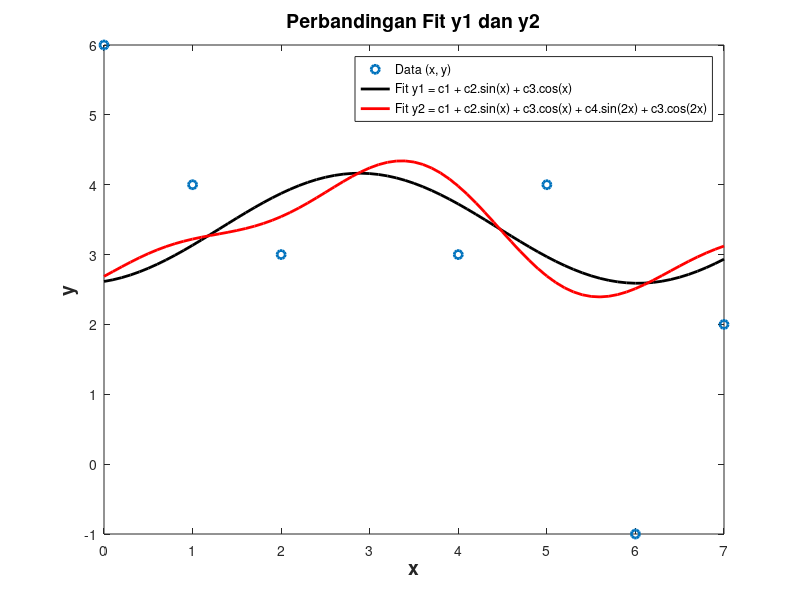

Write MATLAB code to recreate this figure.
% DOING LEAST SQUARES IN MATLAB

clear all; close all; clc;

% Diketahui 8 data points
% (0,6), (1,4), (2,3), (3,5), (4,3), (5,4), (6,-1), (7,2)

x = 0:7;    % memasukkan nilai x dari 8 data points
y = [6 4 3 5 3 4 -1 2]; % memasukkan nilai y dari 8 data points

% Data tersebut di atas akan dilakukan fitting terhadap fungsi
% y = c1 + c2*sin(x) + c3*cos(x)

A1 = [ones(8,1), sin(x'), cos(x')];
A2 = [ones(8,1), sin(x'), cos(x'), sin(2*x'), cos(2*x')];
b = y';

% A*c = b dimana c adalah c1, c2, dan c3
% Untuk mendapatkan nilai c, pertama dicari dekomposisi-QR dengan
% menggunakan fungsi qr di Matlab. Kemudian akan diperoleh Q*R*c = b 
% Q adalah matriks ortogonal dan R adalah matriks segitiga atas (upper
% triangular)


[Q1, R1] = qr(A1);
[Q2, R2] = qr(A2);
b1 = Q1'*b;
b2 = Q2'*b;

% Fungsi diatas mengubah persamaan sebelumnya menjadi:
% Q*R*c = b --> R*c = Q'*b

% Menghilangkan solusi pada 5 baris terbawah, karena tidak memenuhi
% persamaan

[row1, col1] = size(R1);   % mencari baris terakhir dari R1 yang memimiliki
for i1 = 1:row1           % nilai nol
    temp_R1 = R1(i1,col1);
    if temp_R1 == 0
        break;
    end
end

[row2, col2] = size(R2);   % mencari baris terakhir dari R yang memimiliki
for i2 = 1:row2           % nilai nol
    temp_R2 = R2(i2,col2);
    if temp_R2 == 0
        break;
    end
end

R1_1 = R1(1:(i1 - 1),:);
b1_1 = b1(1:(i1 - 1));
coef1 = R1_1\b1_1;  % vektor coef berisi nilai koefisien c1, c2 dan c3

R2_1 = R2(1:(i2 - 1),:);
b2_1 = b2(1:(i2 - 1));     % vektor coef berisi nilai koefisien c1, c2, c3, c4
coef2 = R2_1\b2_1;  % dan c5
 

% selanjutnya plot data bersama dengan solusi estimasinya

xx = 0:.1:7;
yy1 = coef1(1) + coef1(2)*sin(xx) + coef1(3)*cos(xx);
yy2 = coef2(1) + coef2(2)*sin(xx) + coef2(3)*cos(xx) ...
    + coef2(4)*sin(2*xx) + coef2(5)*cos(2*xx);

plot_fit = plot(x, y, 'o', xx, yy1, 'k', xx, yy2, 'r' );
xlabel('x','fontweight','bold','fontsize',14);
ylabel('y','fontweight','bold','fontsize',14);
title('Perbandingan Fit y1 dan y2', 'fontweight','bold','fontsize',14');
axis tight;
hleg1 = legend('Data (x, y)', 'Fit y1 = c1 + c2.sin(x) + c3.cos(x)', ...
    'Fit y2 = c1 + c2.sin(x) + c3.cos(x) + c4.sin(2x) + c3.cos(2x)');
set(hleg1, 'location', 'northeast');
set(plot_fit,'linewidth',2);


% untuk mengukur seberapa baik fungsi fit data, kita dapat menghitung akar
% kuadrat dari

r1_1 = norm(y' - A1*coef1)
r1_2 = norm(b1(i1:length(b1)))

r2_1 = norm(y' - A2*coef2)
r2_2 = norm(b2(i2:length(b1)))